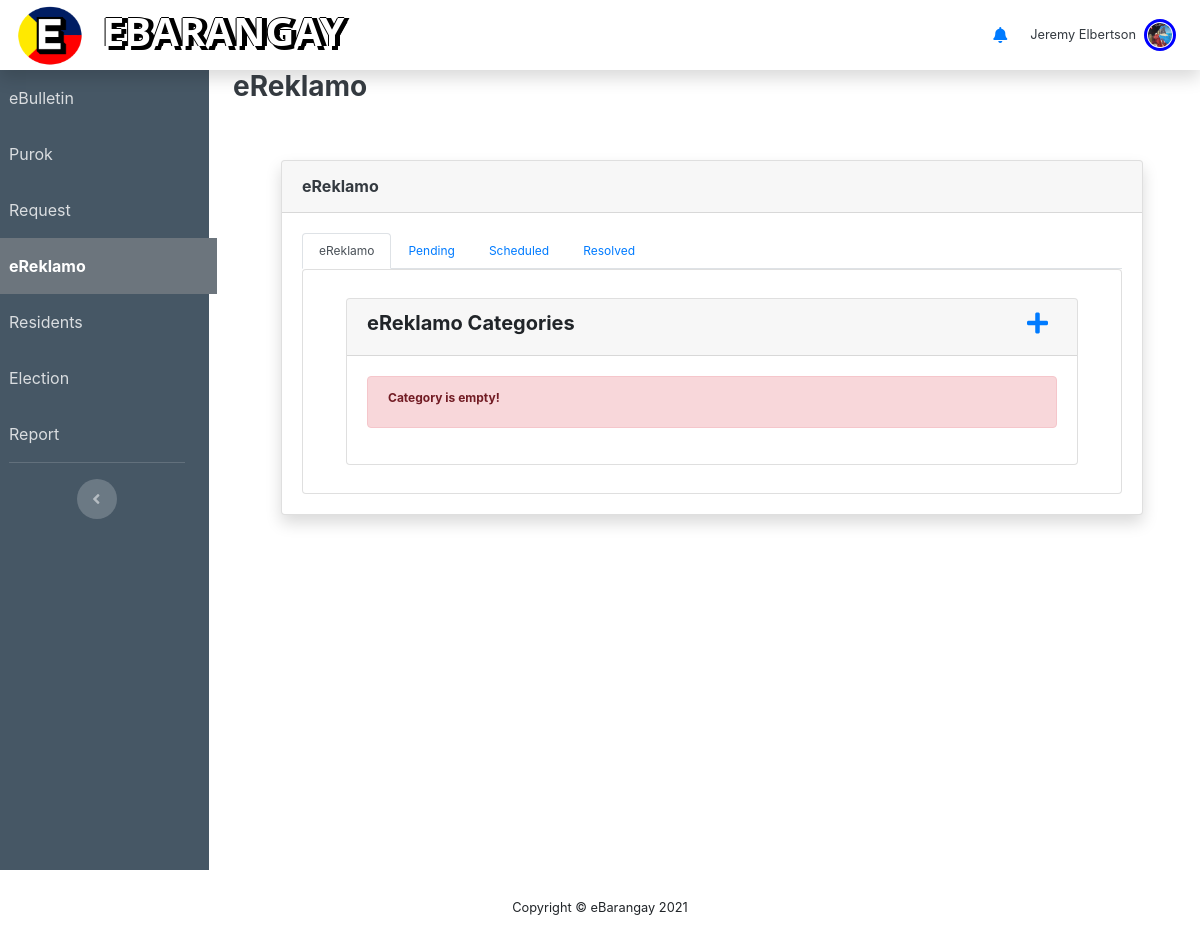
The page /ereklamo.php (signed in) on the database as committed earlier.
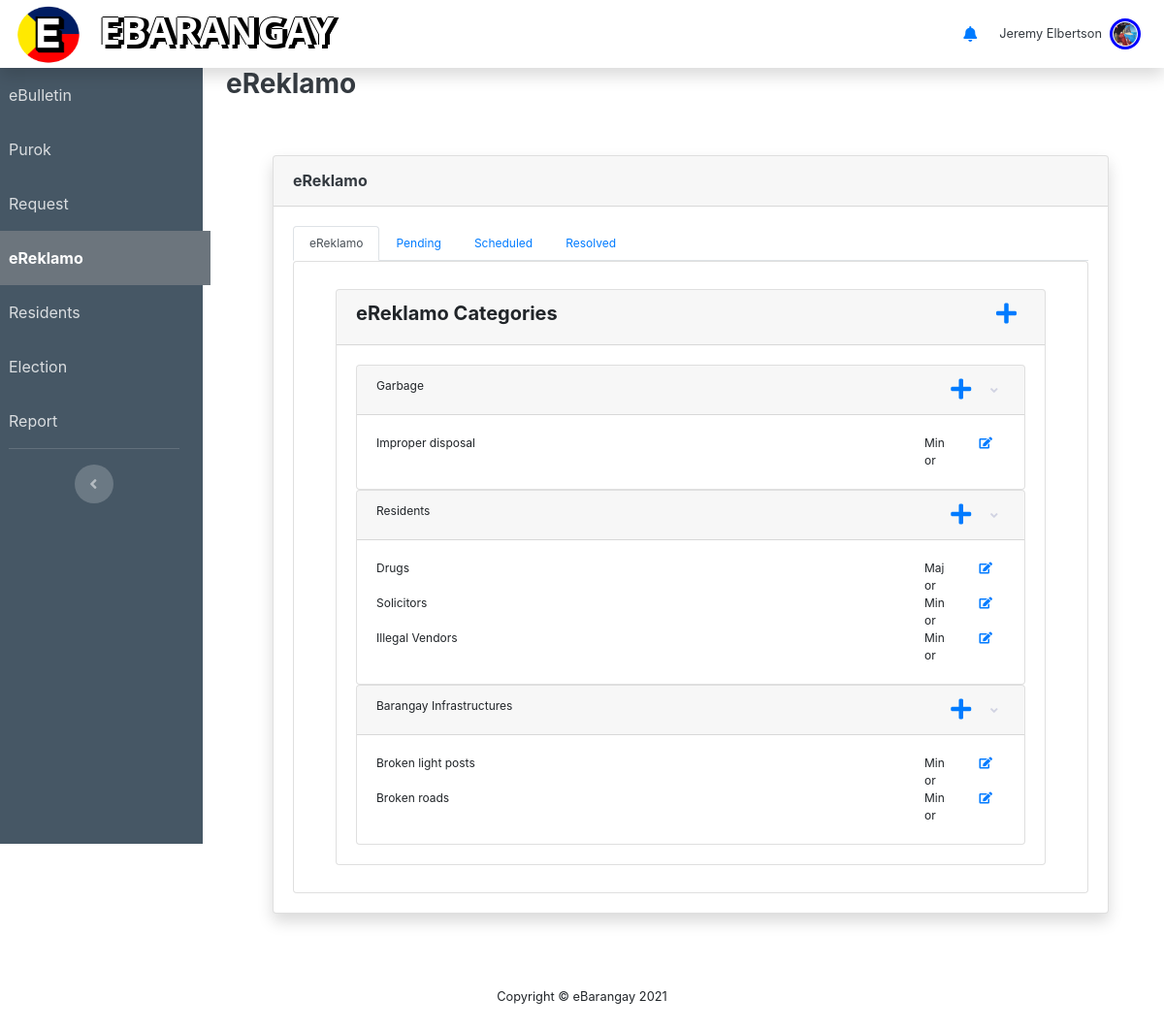
The same page on the database as committed later.
### tables this page shows
CREATE TABLE `ereklamocategory` (
  `reklamoCatID` int NOT NULL,
  `reklamoCatName` varchar(50) NOT NULL,
  `reklamoCatBrgy` varchar(20) NOT NULL
);

CREATE TABLE `ereklamotype` (
  `reklamoTypeID` int NOT NULL,
  `reklamoTypeName` varchar(20) NOT NULL,
  `reklamoTypePriority` varchar(20) NOT NULL,
  `reklamoCatID` int NOT NULL
);

### ereklamo.php (the view, shortened to what the rows shown need)
<?php include 'header.php'; ?>
<div class="col d-flex flex-column px-4">
<div class="container p-4">
        <?php if($_SESSION["userType"] === "Resident"):
            if($_SESSION['VerifyStatus'] == "Pending" || $_SESSION['VerifyStatus'] == "Unverified"):
        ?>
            <div class='alert alert-danger' role='alert' style="text-align: center">
                You're still unverified!
            </div>
        <?php else: ?>
        <div class="shadow p-4 border border-4" style="border-color: #3c4a56;">
            <form class="form-group" action="includes/ereklamo.inc.php" method="POST">
                <section>
                    <strong>Concerns</strong>
                    <div class="row p-2">
                        <div class="col-lg-6 m-1">
                            <label>Problem:</label>
                            <select class="form-control w-75 form-control-md form-select"
                            name="reklamotype" onChange="changecat(this.value);" required>
                                <option selected value="" hidden>Select</option>
                                <option value="Kuryente">Kuryente</option>
                                <option value="Tubig">Tubig</option>
                                <option value="Kalsada">Kalsada</option>
                                <option value="Resident">Resident</option>
                            </select>
                        </div>
                        <div class="col-lg-5 m-1">
                            <label>Specific:</label>
                            <select id="specific" name="detail" class="form-control w-75 form-control-md form-select" required>
                                <option value="" hidden selected>Select</option>
                            </select>
                        </div>
                        <div class="col-lg-5 m-1" id="inputArea">
                        </div>
                    </div>
                </section>
                <br>
                <section>
                    <strong>Comments</strong>
                    <div class="row p-2">
                        <label>Specify your concern.</label>
                        <textarea name="comment" class="form-control" rows="3" style="resize:none;"></textarea>
                    </div>
                    <?php
                        if(isset($_GET["error"])){
                            if($_GET["error"] == "none"){
                                echo "<div class='alert alert-success' role='alert'>
                                Your reklamo has been submitted!
                                </div>";
                            }
                            if($_GET["error"] == "pendingRek"){
                                echo "<div class='alert alert-warning' role='alert'>
                                You still have a pending reklamo!
                                </div>";
                            }
                            if($_GET["error"] == "noResident"){
                                echo "<div class='alert alert-danger' role='alert'>
                                You did not included a resident in your reklamo!
                                </div>";
                            }
                        }
                    ?>
                </section>
                <div class="m-3 p-3 text-right">
                <button name="submit" type="submit" class="btn btn-primary border" data-toggle="modal" data-target="#reklamoModal">Continue</button>
            </div>
            </form>
            <?php endif; ?>
        </div>
        <?php elseif($_SESSION["userType"] == "Captain"): ?>
            <div class="card shadow mb-4 m-4">
            <div class="card-body" style="font-size: 75%">
                    <div class="tab-content" id="nav-tabContent">
                        <div class="tab-pane fade show active" id="nav-ereklamo" role="tabpanel" aria-labelledby="nav-ereklamo-tab">
                            <div class="card">
                                <div class="card-body">
                                    <div class="container">
                                        <div class="row">
                                            <div class="col m-2">
                                                <div class="card">
                                                    <div class="card-body">
                                                        <div id="accordion">
                                                            <?php
                                                            $ereklamoCat = $conn->query("SELECT * FROM ereklamocategory WHERE reklamoCatBrgy='{$_SESSION['userBarangay']}'");
                                                            if(($ereklamoCat->num_rows) > 0):
                                                                while($catRow = $ereklamoCat->fetch_assoc()):
                                                                ?>
                                                            <div class="card">
                                                                    <div class="card-header" id="<?php echo str_replace(' ', '', $catRow['reklamoCatName']) ?>" data-toggle="collapse" data-target="#<?php echo str_replace(' ', '', $catRow['reklamoCatName']) ?>Accordian" aria-expanded="true" aria-controls="<?php echo str_replace(' ', '', $catRow['reklamoCatName']) ?>Accordian">
                                                                        <div class="row">
                                                                            <div class="col-md-11">
                                                                                <label class="mb-0">
                                                                                    <a>
                                                                                        <?php echo $catRow['reklamoCatName'];  ?>
                                                                                    </a>
                                                                                </label>
                                                                            </div>
                                                                            <div class="col-md-1">
                                                                                <a class="add_ereklamotype" href="javascript:void(0)" data-id="<?php echo $catRow['reklamoCatID'] ?>" data-name="<?php echo $catRow['reklamoCatName'] ?>"><i class="fas fa-plus fa-2x"></i></a>
                                                                            </div>
                                                                        </div>
                                                                    </div>
                                                                    <div id="<?php echo str_replace(' ', '', $catRow['reklamoCatName']) ?>Accordian" class="collapse show" aria-labelledby="<?php echo str_replace(' ', '', $catRow['reklamoCatName']) ?>" data-parent="#accordion">
                                                                        <div class="card-body">
                                                                            <?php
                                                                                $reklamoType = $conn->query("SELECT * FROM ereklamotype WHERE reklamoCatID={$catRow['reklamoCatID']}");
                                                                                if(($reklamoType->num_rows) > 0):
                                                                                    while($typeRow = $reklamoType->fetch_assoc()):
                                                                            ?>
                                                                                <div class="row">
                                                                                    <div class="col-sm-10">
                                                                                        <label><?php echo $typeRow['reklamoTypeName'] ?></label>
                                                                                    </div>
                                                                                    <div class="col-sm-1">
                                                                                        <?php echo $typeRow['reklamoTypePriority'] ?>
                                                                                    </div>
                                                                                    <div class="col-sm-1">
                                                                                        <a class="edit_type" data-id="<?php echo $typeRow['reklamoTypeID'] ?>" href="javascript:void(0)"><i class="fas fa-edit"></i></a>
                                                                                    </div>
                                                                                </div>
                                                                                <?php endwhile; ?>
                                                                            <?php endif; ?>
                                                                        </div>
                                                                    </div>
                                                            </div>
                                                            <?php endwhile; ?>
                                                            <?php else: ?>
                                                                <div class="alert alert-danger">
                                                                    <label for=""><b>Category is empty!</b></label>
                                                                </div>
                                                            <?php endif; ?>
                                                        </div>
                                                    </div>
                                                </div>
                                            </div>
                                        </div>
                                    </div>
                                </div>
                            </div>
                        </div>
                    </div>
            </div>
        </div>
        <?php endif; ?>
</div>
<?php include 'footer.php'; ?>

Rows that differ between the two databases and show on the page:
added ereklamocategory: reklamoCatName "Garbage"
added ereklamotype: reklamoTypeName "Improper disposal", reklamoTypePriority "Minor", shown under "Garbage"
added ereklamocategory: reklamoCatName "Residents"
added ereklamotype: reklamoTypeName "Drugs", reklamoTypePriority "Major", shown under "Residents"
added ereklamotype: reklamoTypeName "Solicitors", reklamoTypePriority "Minor", shown under "Residents"
added ereklamotype: reklamoTypeName "Illegal Vendors", reklamoTypePriority "Minor", shown under "Residents"
added ereklamocategory: reklamoCatName "Barangay Infrastructures"
added ereklamotype: reklamoTypeName "Broken light posts", reklamoTypePriority "Minor", shown under "Barangay Infrastructures"
added ereklamotype: reklamoTypeName "Broken roads", reklamoTypePriority "Minor", shown under "Barangay Infrastructures"
Other text that changed with them:
text no longer shown: "Category is empty!"
